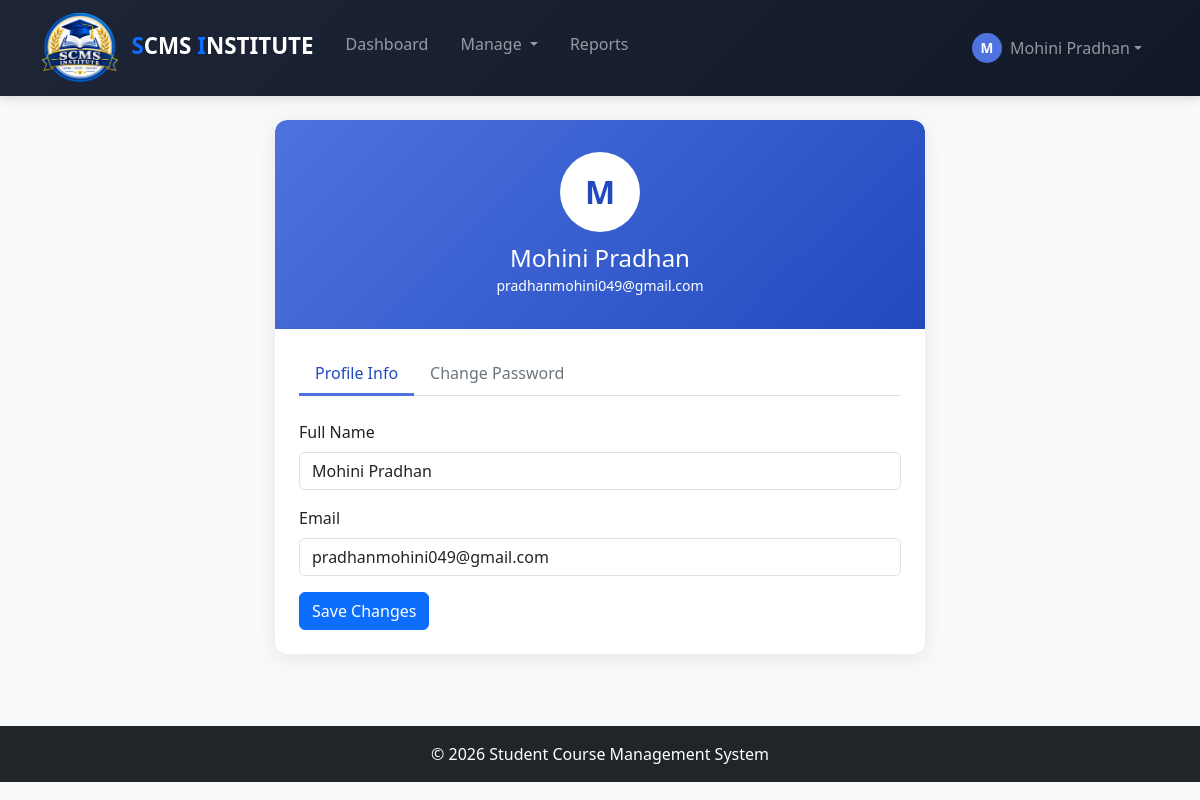
The page /auth/profile.php (signed in) on the database its author committed.
### tables this page shows
CREATE TABLE `users` (
  `id` int(11) NOT NULL,
  `name` varchar(100) NOT NULL,
  `email` varchar(100) NOT NULL,
  `password` varchar(255) NOT NULL,
  `created_at` timestamp NOT NULL DEFAULT current_timestamp()
);

### auth/profile.php (the view, shortened to what this page needs)
<?php
    require_once "../config/db.php";
    $activeTab = "profile";
    $stmt = $pdo->prepare("SELECT * FROM users WHERE id = ?");
    $stmt->execute([$_SESSION["user_id"]]);
    $user = $stmt->fetch();
    require_once '../includes/header.php';
?>
    <div class="profile-card card mb-4">
        <div class="profile-header text-center">
            <div class="profile-avatar">
                <?= strtoupper(substr($user["name"], 0, 1)) ?>
            </div>
            <h4 class="mb-0"><?= htmlspecialchars($user["name"]) ?></h4>
            <small><?= htmlspecialchars($user["email"]) ?></small>
        </div>
        <div class="card-body p-4">
            <ul class="nav nav-tabs mb-4" id="profileTabs" role="tablist">
                <li class="nav-item" role="presentation">
                    <button class="nav-link <?= $activeTab === 'profile' ? 'active' : '' ?>" id="profile-tab" data-bs-toggle="tab" data-bs-target="#profile-pane" type="button" role="tab">
                        Profile Info
                    </button>
                </li>
                <li class="nav-item" role="presentation">
                    <button class="nav-link <?= $activeTab === 'password' ? 'active' : '' ?>" id="password-tab" data-bs-toggle="tab" data-bs-target="#password-pane" type="button" role="tab">
                        Change Password
                    </button>
                </li>
            </ul>
            <div class="tab-content">
                <div class="tab-pane fade <?= $activeTab === 'profile' ? 'show active' : '' ?>" id="profile-pane" role="tabpanel">
                    <form method="POST">
                        <div class="mb-3">
                            <label class="form-label">Full Name</label>
                            <input type="text" name="name" class="form-control" value="<?= htmlspecialchars($user['name']) ?>" required>
                        </div>
                        <div class="mb-3">
                            <label class="form-label">Email</label>
                            <input type="email" name="email" class="form-control" value="<?= htmlspecialchars($user['email']) ?>" required>
                        </div>
                        <button type="submit" name="update_profile" class="btn btn-primary">Save Changes</button>
                    </form>
                </div>
            </div>
        </div>
    </div>
<?php require_once "../includes/footer.php"; ?>

### assets/css/style.css (style rules this page uses)
body { display: flex; flex-direction: column; min-height: 100vh; background-color: #f4f6f9; }
html, body { height: 100%; }
.profile-header { background: linear-gradient(135deg, #4e73df, #224abe); border-radius: 12px 12px 0 0; padding: 2rem; color: #fff; }
.profile-avatar { width: 80px; height: 80px; border-radius: 50%; background: #fff; color: #224abe; display: flex; align-items: center; justify-content: center; font-size: 2rem; font-weight: bold; margin: 0 auto 0.75rem; }
.profile-card { max-width: 650px; margin: 0 auto; border: none; border-radius: 12px; overflow: hidden; box-shadow: 0 4px 20px rgba(0,0,0,0.08); }
.nav-tabs .nav-link { color: #6c757d; font-weight: 500; border: none; border-bottom: 3px solid transparent; }
.nav-tabs .nav-link.active { color: #224abe; border-bottom: 3px solid #4e73df; background: none; }
* { margin: 0; padding: 0; box-sizing: border-box; }

### rows shown on the page
users: name "M", name "Mohini Pradhan", email "pradhanmohini049@gmail.com"

### other values the page prints
substr($_SESSION['user_name'] ?? 'A', 0, 1) "M"
$_SESSION['user_name'] "Mohini Pradhan"
